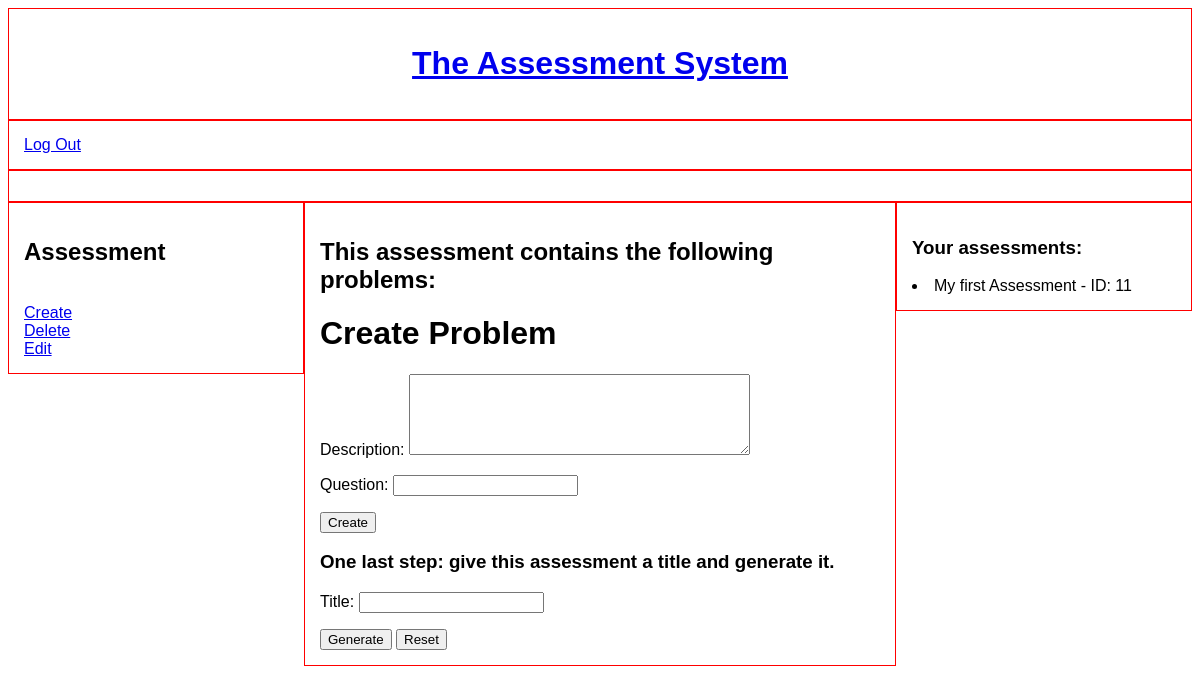
/create-assessment/ (signed in), run on an earlier commit of the app's database.
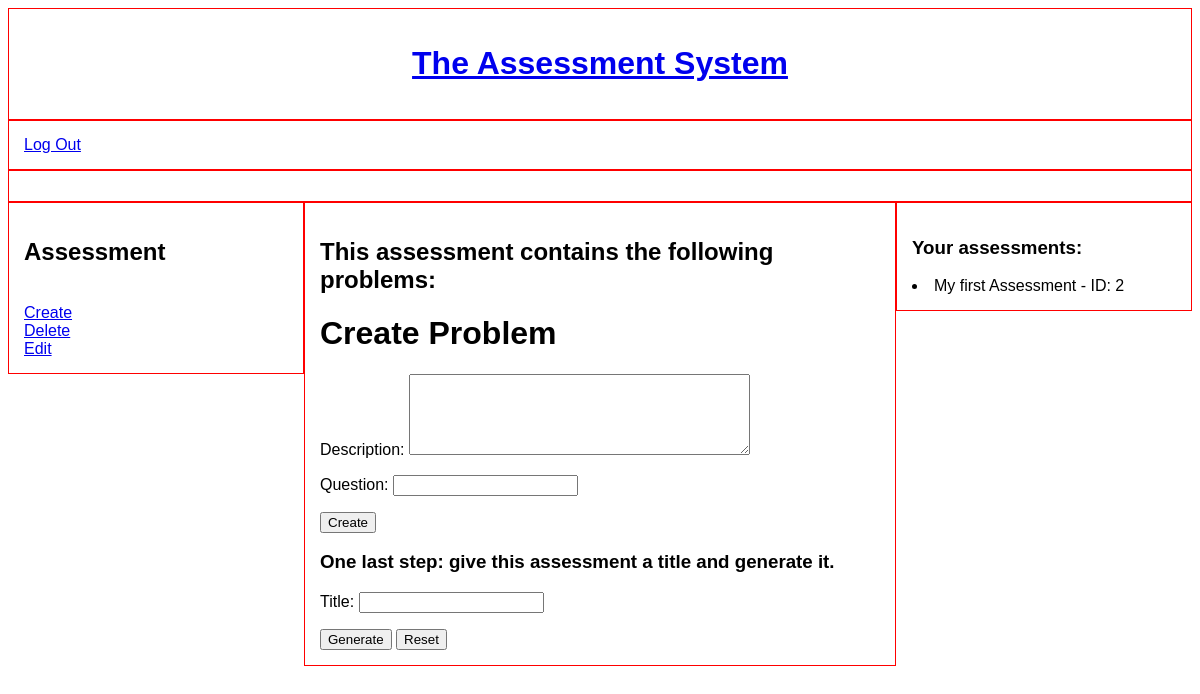
And on a later commit of the database.
### assessment/models.py (models this page shows)
class Assessment(models.Model):
    creator = models.ForeignKey(settings.AUTH_USER_MODEL, on_delete=models.CASCADE, editable=False)
    title = models.CharField(max_length=100, blank=True)
    def __str__(self):
        return f'{self.title} - ID: {self.id}'

### assessment/views.py (the view, shortened to what this page needs)
# urls.py: path('create-assessment/', views.create_assessment, name='create-assessment'),
def create_assessment(request):
    user_id = request.user.id
    current_user = User.objects.get(id=user_id)
    create_problem_form = CreateProblemForm()
    create_assessment_form = CreateAssessmentForm()
    create_answer_form = CreateAnswerForm()
    first_access_temporary_assessment = Assessment.objects.filter(title='')
    if not first_access_temporary_assessment:
        temporary_assessment = Assessment.objects.create(
            creator=current_user
        )
        temporary_assessment.save()
        Problem.objects.all().delete()
    temporary_assessment = Assessment.objects.get(title='')
    assessment_problems = Problem.objects.filter(creator=current_user, assessment=temporary_assessment)
    problem_to_be_answered = assessment_problems.exclude(is_finished=True).last()
    problem_answers = None
    if assessment_problems and not problem_to_be_answered:
        problem_to_be_answered = None
    elif assessment_problems and problem_to_be_answered:
        problem_to_be_answered = assessment_problems.last()
    problems_and_answers = {}
    for problem in assessment_problems:
        problem_answers_list = []
        problem_answers_queryset = Answer.objects.filter(creator=current_user, question=problem)
        for problem_answer_object in problem_answers_queryset:
            problem_answers_list.append(problem_answer_object)
        problems_and_answers.update({problem: problem_answers_list})
    if request.method == 'POST' and 'reset-assessment' in request.POST:
        Problem.objects.filter(assessment=temporary_assessment).delete()
    if request.method == 'POST' and \
            temporary_assessment.title == '' and \
            'create-assessment' in request.POST:
        create_assessment_form = CreateAssessmentForm()
        messages.error(request, 'You have to give your assessment a title before generating it.')
    assessment_problems = Problem.objects.filter(creator=current_user, assessment=temporary_assessment)
    user_assessments = Assessment.objects.filter(creator=current_user).exclude(title='')
    template_name = 'create_assessment.html'
    context = {
        'create_assessment_form': create_assessment_form,
        'create_problem_form': create_problem_form,
        'create_answer_form': create_answer_form,
        'assessment_problems': assessment_problems,
        'user_assessments': user_assessments,
        'problem_answers': problem_answers,
        'problem_to_be_answered': problem_to_be_answered,
        'problems_and_answers': problems_and_answers,
    }
    return render(request, template_name, context)

### assessment/forms.py
class CreateAssessmentForm(ModelForm):
    class Meta:
        model = Assessment
        fields = [
            'title'
        ]

class CreateProblemForm(ModelForm):
    class Meta:
        model = Problem
        fields = [
            'description',
            'question'
        ]
        widgets = {
            'description': forms.Textarea(attrs={'rows': 5})
        }

### assessment/templates/assessment/create_assessment.html (shortened to what this page needs)
{% extends 'home.html' %}
{% block main-content-teacher %}
<h2>This assessment contains the following problems:</h2>
{% if problem_to_be_answered == None %}
<h1>Create Problem</h1>
<form action="{% url 'create-assessment' %}" method="post">
    {{ create_problem_form.as_p }}
    <input type="submit" value="Create" name="create-problem">
</form>
{% endif %}
<h3>One last step: give this assessment a title and generate it.</h3>
<form action="{% url 'create-assessment' %}" method="post">
    {{ create_assessment_form.as_p }}
    <input type="submit" value="Generate" name="create-assessment">
    <input type="submit" value="Reset" name="reset-assessment">
</form>
{% endblock %}

### core/templates/core/home.html (shortened to what this page needs)
{% extends 'base.html' %}
{% block content %}
<div class="col-12" id="logo">
    <h1><a href="{% url 'home' %}">The Assessment System</a></h1>
</div>
<div class="col-12" id="navbar">
    {% if not user.is_authenticated %}
    <a href="{% url 'login' %}">Log In</a>
    <a href="{% url 'signup' %}">Sign Up</a>
    {% else %}
    <a href="{% url 'logout' %}">Log Out</a>
    {% endif %}
</div>
<div class="col-12" id="messages">
</div>
{% if user.role == 'Teacher' %}
<div class="col-3" id="left-side-teacher">
    <h2>Assessment</h2>
    <br><a href="{% url 'create-assessment' %}" name="create-assessment">Create</a>
    <br><a href="{% url 'delete-assessment' %}" name="delete-assessment">Delete</a>
    <br><a href="{% url 'edit-assessment' %}" name="edit-assessment">Edit</a>
</div>
<div class="col-6" id="main-content-teacher">
    {% block main-content-teacher %}
    {% endblock %}
</div>
<div class="col-3" id="right-side-teacher">
    {% if user_assessments %}
    <h3>Your assessments:</h3>
    {% for assessment in user_assessments %}
    <li>{{ assessment }}</li>
    {% endfor %}
    {% else %}
    <h3>You have no assessments.</h3>
    {% endif %}
</div>
{% endif %}
{% endblock %}

What changed in the data, as far as the page shows it:
removed Assessment: title+id "My first Assessment - ID: 11"
added Assessment: title+id "My first Assessment - ID: 2"
